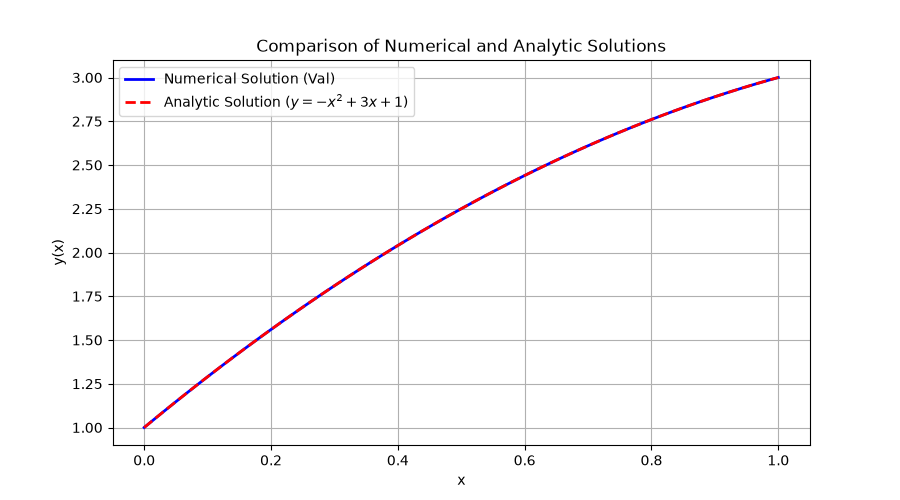

Write the Python code that produced this figure.
import matplotlib.pyplot as plt
from a_man_lib import chsk, forward_substitution_chsk, back_substitution

def make_tridiagonal_matrix(N):
    matrix = []
    for i in range(N):
        row = []
        for j in range(N):
            if i == j:
                row.append(2)
            elif abs(i - j) == 1:
                row.append(-1)
            else:
                row.append(0)
        matrix.append(row)
    return matrix

# Grid 
x0 = 0
xn = 1
dx = 0.01
step = int((xn - x0) / dx)


x_intr = [x0 + i * dx for i in range(step + 1)]

def d2ydx2(x):
    return -2

f_vals = [d2ydx2(x) * (-dx**2) for x in x_intr]

# Boundary conditions (alpha for x0, beta for xn)
alpha = 1
beta = 3 
f_vals[0] += alpha
f_vals[-1] += beta

# Adjust matrix size for interior points (N = step - 1)
N = step - 1
Tr_Dia = make_tridiagonal_matrix(N)

x_interior = x_intr[1:-1]
f_vals_interior = f_vals[1:-1]
f_vals_interior[0] += alpha  
f_vals_interior[-1] += beta  

Tr_Dia = make_tridiagonal_matrix(len(f_vals_interior))

L = chsk(Tr_Dia)
y_sub = forward_substitution_chsk(L, f_vals_interior)
U = [[L[j][i] for j in range(len(L))] for i in range(len(L))]
Val_interior = back_substitution(U, y_sub)

# Full numerical solution vector including boundaries
Val = [alpha] + Val_interior + [beta]

# Analytic Solution 
y_analytic = [-x**2 + 3*x + 1 for x in x_intr]

plt.figure(figsize=(9, 5))
plt.plot(x_intr, Val, label='Numerical Solution (Val)', color='blue', linewidth=2)
plt.plot(x_intr, y_analytic, label='Analytic Solution ($y = -x^2 + 3x + 1$)', color='red', linestyle='--', linewidth=2)

plt.title('Comparison of Numerical and Analytic Solutions')
plt.xlabel('x')
plt.ylabel('y(x)')
plt.legend()
plt.grid(True)
plt.savefig("Problem_3.png")
plt.show()
